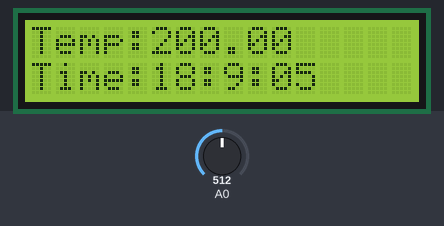
Bench run of a sketch on a simulated Arduino Uno, built with avr-gcc and run on an emulated ATmega328P. Parts: 16×2 character LCD. The inputs (shaded band) are chosen by the test bench; at power-on: A0 = 512. What the sketch prints to the serial monitor is not drawn.

Above: at 1.2 s.
1.3 s: A0 set to 716
At 2.8 s:
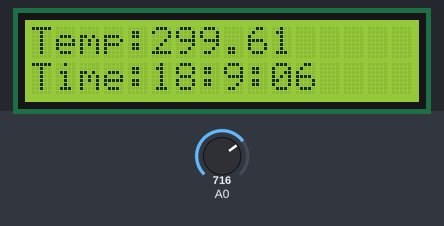
4.5 s: A0 set to 900
At 5.8 s:
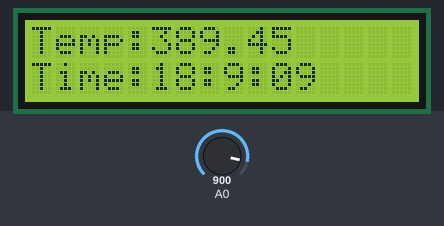
7.5 s: A0 set to 1023
At 8.7 s:
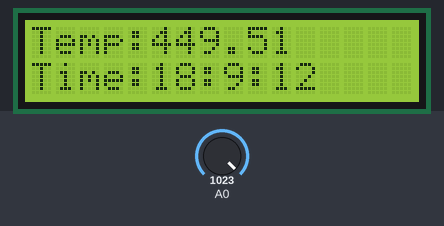
Timing chart, 0 to 10.5 s (numbered marks = the images above; inputs shaded):
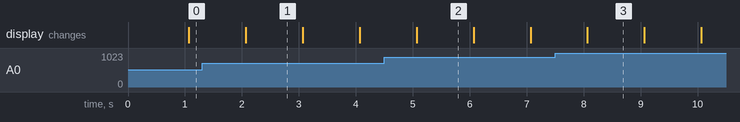

Measured:
- what the display in image 1 shows lasts 1.0 s, from 2.1 s to 3.1 s

The sketch:

code.ino
```cpp
#include <Wire.h>
#include <math.h>
#include<LiquidCrystal.h>
const int tmp = A0;
volatile int ore = 18;
volatile int minute = 9;
volatile byte secunde = 3;
byte ultima_secunda = -1;
LiquidCrystal lcd(12, 11, 5, 4, 3, 2); //creare obiect de tip LiquidCrystal
//ordinea este: RS, E, DB4, DB5, DB6, DB7
void setup()
{
  	Serial.begin(9600);
  	Wire.begin();
  lcd.begin(16, 2);
  // Print a message to the LCD.
  ADCSRA = B10000111; // ADEN=1 (ADC activat), biții 2..0=111 (Prescaler 128)
  ADMUX = B00000000;
  ADMUX = B01000000;  // REFS0=1 (Referință 5V), MUX=0000 (Canal A0)

  cli();
  TCCR1A = 0; // Reset timer1 control reg A
  TCCR1B = 0;
  TCNT1 = 0;
  OCR1A = 62499;
  // 3. Setarea modului CTC și a Prescaler-ului la 256 (folosind doar =)
  TCCR1B = (1 << WGM12) | (1 << CS12);
  // 4. Activarea întreruperii
  TIMSK1 = (1 << OCIE1A);

  sei(); // Repornește întreruperile globale
}
void loop()
{
  byte s=secunde;
  if(s!= ultima_secunda)
  {
   	ultima_secunda = secunde;
    ADCSRA |= B01000000;
    while(bit_is_set(ADCSRA,ADSC));
    int reading = ADCL | (ADCH << 8);
    float voltage = (reading * 5.0) / 1024.0;
    float temperatureC = (voltage - 0.5) * 100 ;

    //afisarea pe seriala
    Serial.println(reading);
    Serial.println(temperatureC);

    //afisarea pe display lcd
    lcd.setCursor(0,0);
    lcd.print("Temp:");
    lcd.print(temperatureC);
    lcd.setCursor(0,1);
    lcd.print("Time:");
    lcd.print(ore);
    lcd.print(":");
    lcd.print(minute);
    lcd.print(":");
    if (secunde < 10) lcd.print('0');
	lcd.print(secunde);
  }


}

ISR(TIMER1_COMPA_vect)
{
  secunde++;
  if (secunde >= 60) {
    secunde = 0;
    minute++;
    if (minute >= 60) {
      minute = 0;
      ore++;
      if (ore >= 24) ore = 0;
    }
  }
}
```
